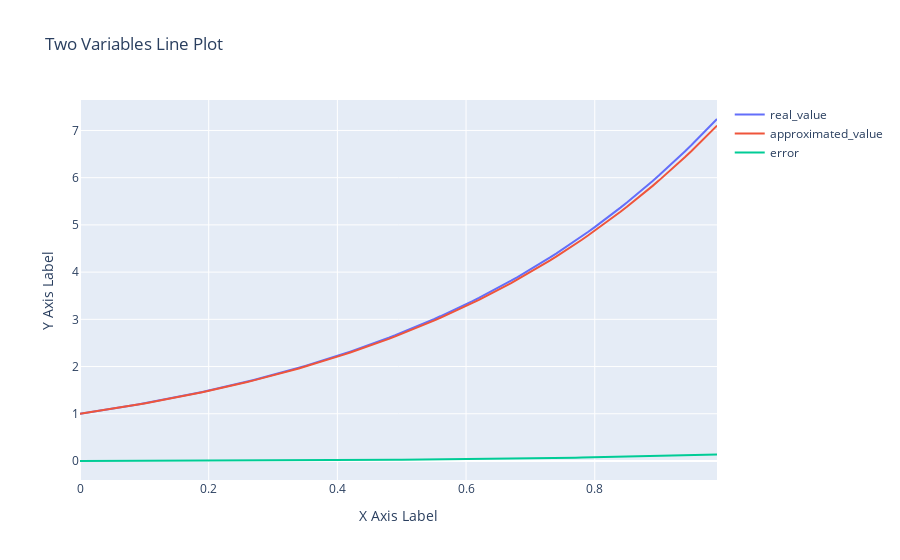

The notebook cell this image was saved under:
### Code cell
fig = go.Figure()
fig.add_trace(go.Scatter(x=index, y=df['real_value'], mode='lines', name='real_value'))
fig.add_trace(go.Scatter(x=index, y=df['aproximated_value'], mode='lines', name='approximated_value'))
fig.add_trace(go.Scatter(x=index, y=df['error'], mode='lines', name='error'))

# Customize layout
fig.update_layout(title='Two Variables Line Plot',
                  xaxis_title='X Axis Label',
                  yaxis_title='Y Axis Label')

# Show plot
fig.show()
